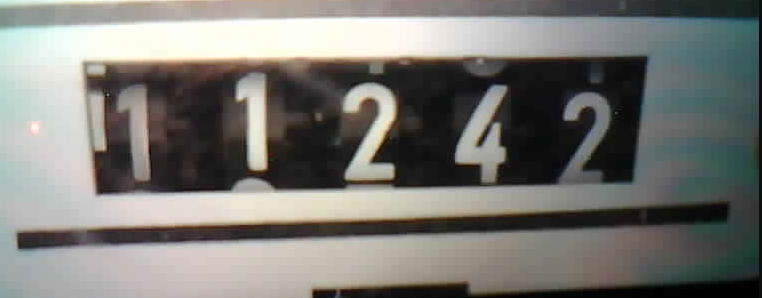
#> input picture dataset_train/counter_12.png, 762 x 298 px, found by its file name
$ python easyocr_test.py   (older library calls are emulated)
#> lines starting #> are read from the running program, lines starting #| are printed output that depends on the picture; after the words box and inside, x2 and y2 are one past the last pixel; in counts of white or black regions, pixels touching at a corner belong together
import easyocr

import cv2
import numpy as np

def trimming_num(text):
    res=""
    for i in range(len(text)):
        if text[i].isnumeric()==True:
            res+=text[i]
    return res


# Load an image
image = cv2.imread(r'C:\xampp\htdocs\Intelligent_counter\ai_project\dataset_train\counter_12.png')
#> image is the input picture: shape (298, 762, 3); mean B, G, R 116.1, 120.8, 121.6

# Convert the image to grayscale (if needed)
gray_image = cv2.cvtColor(image, cv2.COLOR_BGR2GRAY)
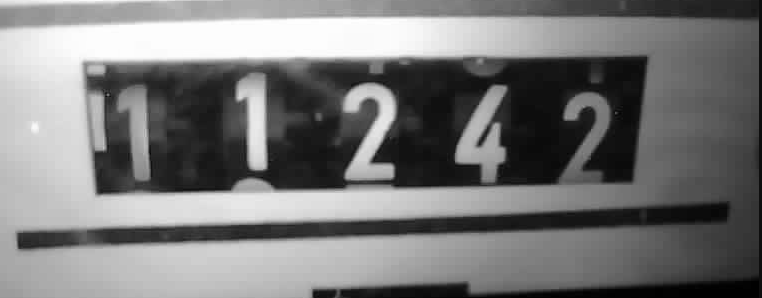
#> gray_image: shape (298, 762); min 0, max 255, mean 120.5

# Apply Gaussian blur
blurred_image = cv2.GaussianBlur(gray_image, (5, 5), 0)

# Apply Sobel edge detection


# Apply Canny edge detection
canny_edges = cv2.Canny(blurred_image, threshold1=30, threshold2=70)
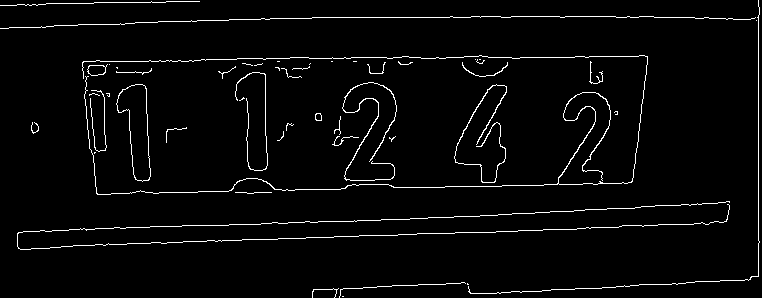
#> canny_edges: shape (298, 762); 3.1% white in thin lines or dots
laplacian = cv2.Laplacian(image,cv2.CV_64F)
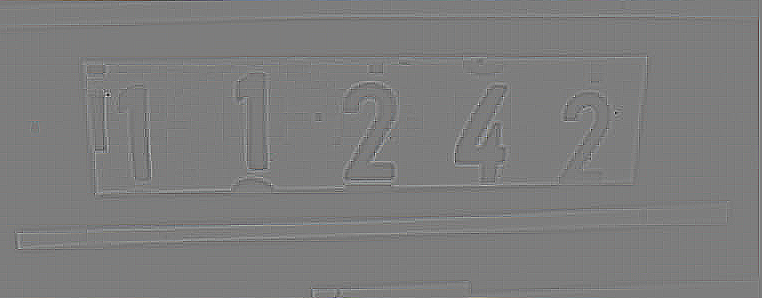
#> laplacian: shape (298, 762, 3) float64; mean B, G, R 0, 0, 0; drawn with min black and max white
sobel_x = cv2.Sobel(blurred_image, cv2.CV_64F, 1, 0, ksize=3)
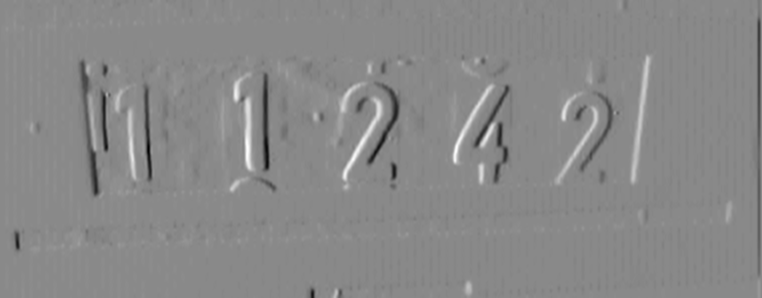
#> sobel_x: shape (298, 762) float64; min -342, max 291, mean -1.8; drawn with min black and max white
sobel_y = cv2.Sobel(blurred_image, cv2.CV_64F, 0, 1, ksize=3)
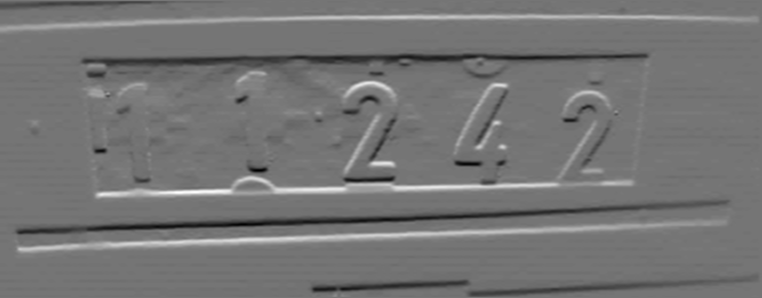
#> sobel_y: shape (298, 762) float64; min -298, max 349, mean -1.6; drawn with min black and max white
sobel_edges = cv2.magnitude(sobel_x, sobel_y)
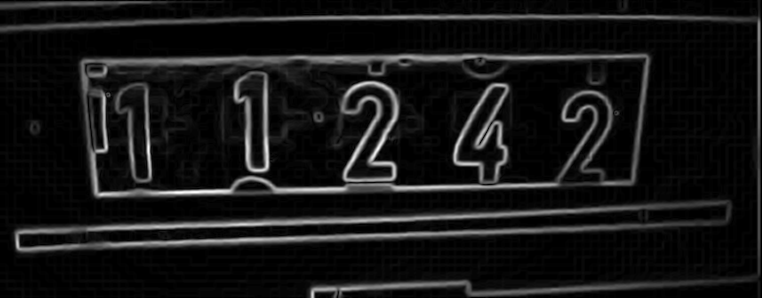
#> sobel_edges: shape (298, 762) float64; min 0, max 349.2, mean 30.4; drawn with min black and max white
# [5 lines of commented-out code are left out]
gray = cv2.cvtColor(image,cv2.COLOR_BGR2GRAY)
ret, thresh = cv2.threshold(gray,0,255,cv2.THRESH_BINARY_INV+cv2.THRESH_OTSU)
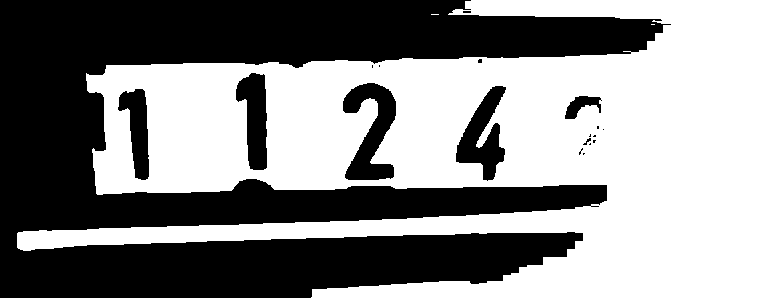
#> thresh: shape (298, 762); 53.1% white; 19 black regions (12 under 20 px), largest, box (x1, y1, x2, y2) and area: (0, 0, 671, 298) 97286, (343, 83, 396, 180) 2761, (456, 86, 506, 181) 2320
#> ret = 124
#write new files
cv2.imwrite('blurred.jpg', gray)


filename = r"C:\xampp\htdocs\Intelligent_counter\ai_project\img.jpg"


#> (the run stopped early here; a loop or call above may not have finished)

$ run again, with dataset_train/counter_11.png copied over dataset_train/counter_12.png
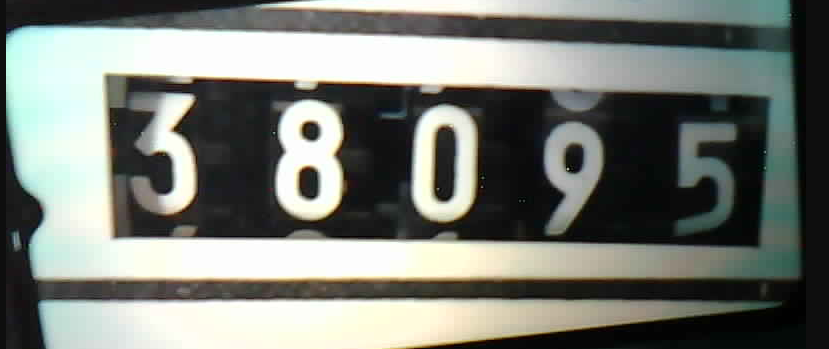
#> input picture dataset_train/counter_11.png, 829 x 349 px, found by its file name
#> image is the input picture: shape (349, 829, 3); mean B, G, R 117.8, 124.2, 120.5
#> `canny_edges = cv2.Canny(blurred_image, threshold1=30, threshold2=70)`:
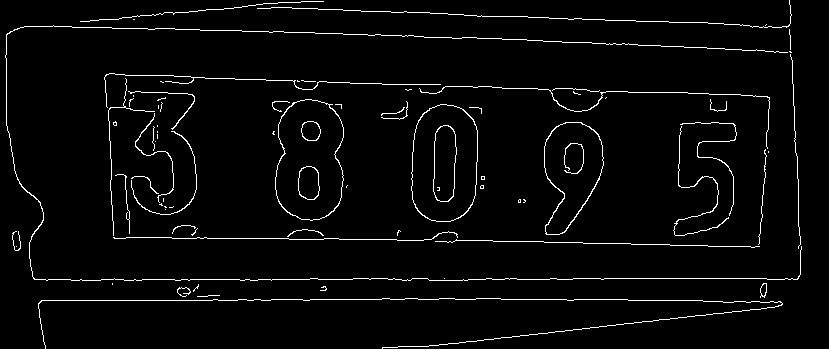
#> canny_edges: shape (349, 829); 3.2% white in thin lines or dots
#> `ret, thresh = cv2.threshold(gray,0,255,cv2.THRESH_BINARY_INV+cv2.THRES..`:
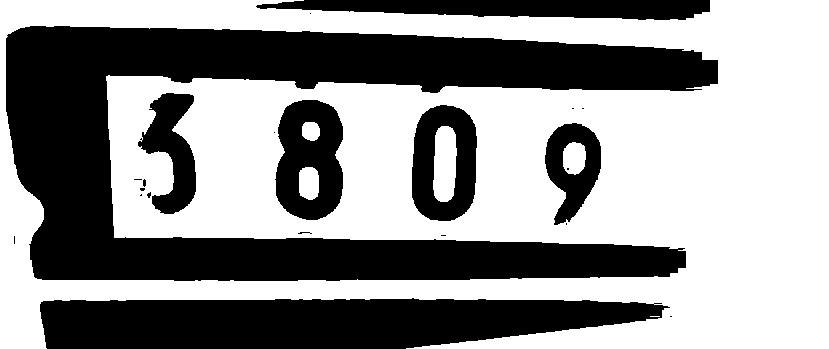
#> thresh: shape (349, 829); 56.9% white; 22 black regions (14 under 20 px), largest, box (x1, y1, x2, y2) and area: (6, 26, 718, 281) 74082, (40, 298, 670, 349) 26293, (256, 0, 710, 20) 6570
#> ret = 134

$ run again, with dataset_train/counter_1.jpg saved as dataset_train/counter_12.png
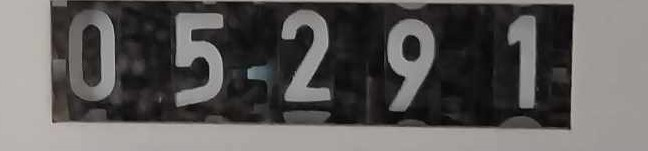
#> input picture dataset_train/counter_1.jpg, 648 x 151 px, found by its file name
#> image is the input picture: shape (151, 648, 3); mean B, G, R 89.9, 91.1, 93.3
#> `canny_edges = cv2.Canny(blurred_image, threshold1=30, threshold2=70)`:
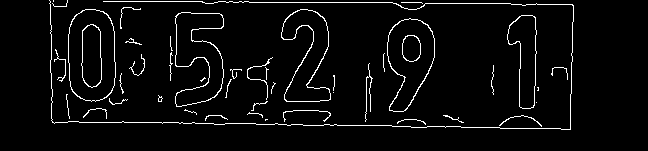
#> canny_edges: shape (151, 648); 4.2% white in thin lines or dots, all inside (x1, y1, x2, y2) = (49, 0, 574, 130)
#> `ret, thresh = cv2.threshold(gray,0,255,cv2.THRESH_BINARY_INV+cv2.THRES..`:
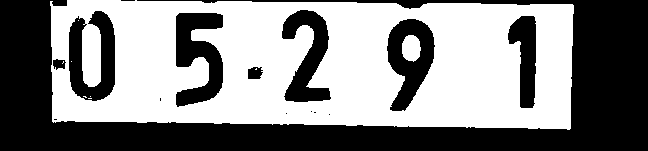
#> thresh: shape (151, 648); 53% white; 15 black regions (7 under 20 px), largest, box (x1, y1, x2, y2) and area: (0, 0, 648, 151) 34070, (176, 13, 223, 107) 2759, (387, 19, 435, 111) 2472
#> ret = 95

$ run again, with dataset_train/counter_10.jpg saved as dataset_train/counter_12.png
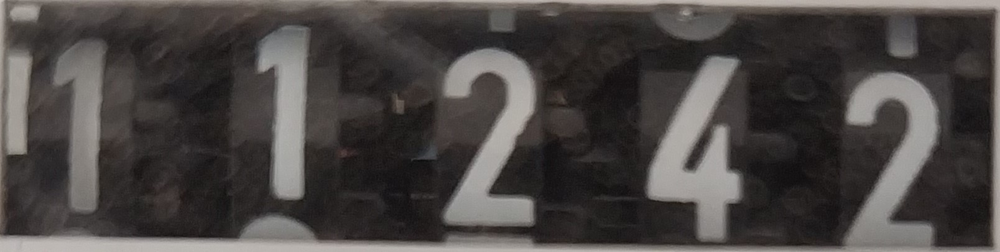
#> input picture dataset_train/counter_10.jpg, 1000 x 252 px, shrunk from 1608 x 405 before the run, found by its file name
#> image is the input picture: shape (252, 1000, 3); mean B, G, R 67.8, 69.5, 73.7
#> canny_edges: shape (252, 1000); 3.2% white in thin lines or dots
#> `ret, thresh = cv2.threshold(gray,0,255,cv2.THRESH_BINARY_INV+cv2.THRES..`:
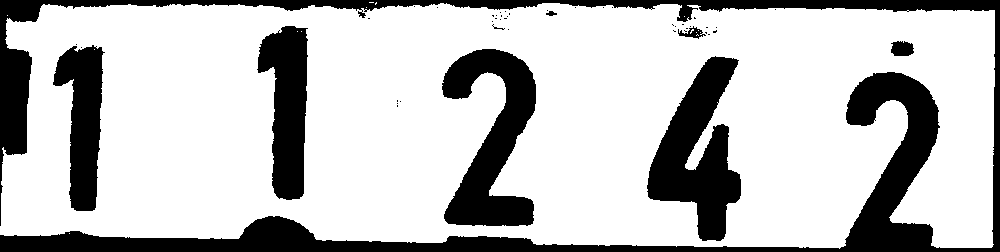
#> thresh: shape (252, 1000); 75.5% white; 48 black regions (40 under 20 px), largest, box (x1, y1, x2, y2) and area: (0, 0, 1000, 252) 32399, (647, 56, 741, 241) 9008, (442, 49, 536, 226) 8717
#> ret = 95
